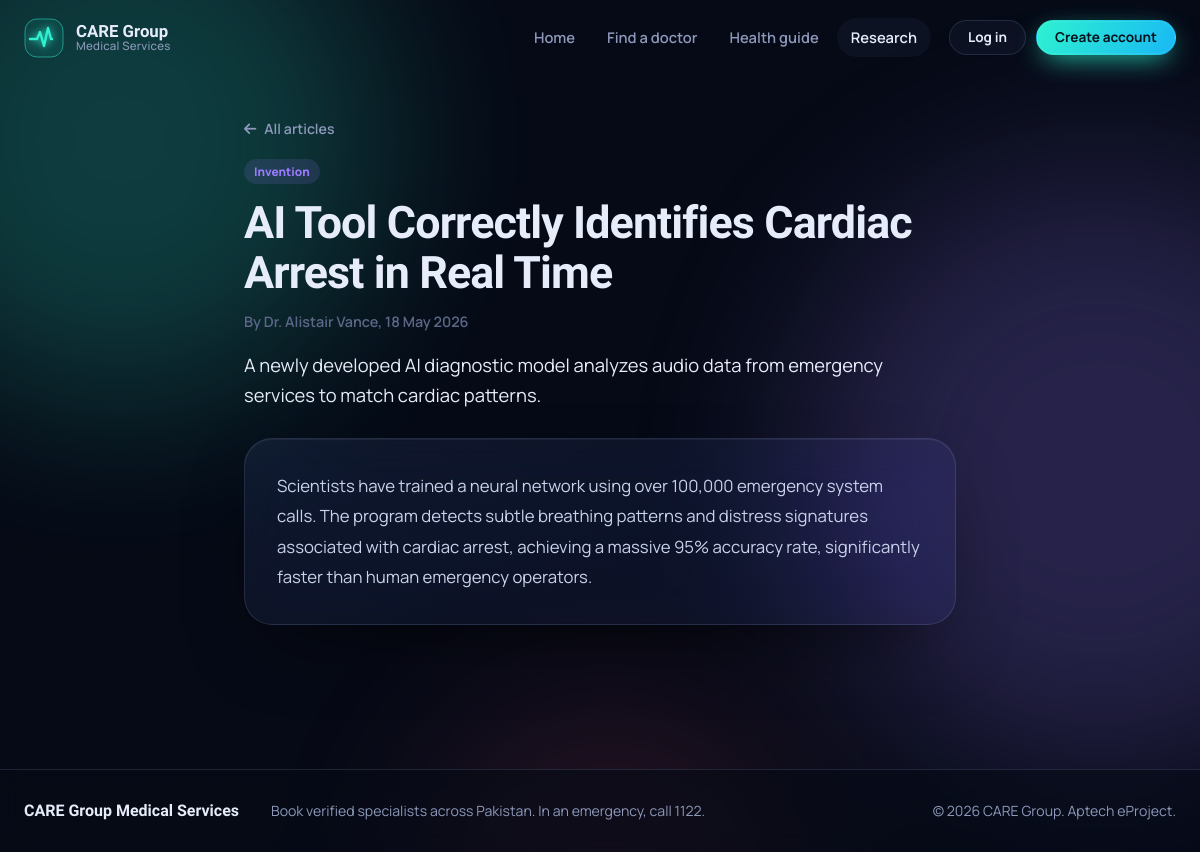
Page /news.php?id=1 on the committed database.
### tables this page shows
CREATE TABLE IF NOT EXISTS medical_news (
    id INT AUTO_INCREMENT PRIMARY KEY,
    title VARCHAR(255) NOT NULL,
    summary TEXT NOT NULL,
    content TEXT NOT NULL,
    category ENUM('Invention', 'News', 'Research') NOT NULL,
    published_date DATE NOT NULL,
    author VARCHAR(100) NOT NULL DEFAULT 'CARE Group Editor'
);

### includes/functions.php (called while the page is built, shortened)
<?php
function h($value): string
{
    return htmlspecialchars((string) ($value ?? ''), ENT_QUOTES, 'UTF-8');
}

### news.php (the view, shortened to what this page needs)
<?php
require_once 'db.php';
$id       = (int) ($_GET['id'] ?? 0);
$article = null;
try {
    if ($id > 0) {
        $stmt = $pdo->prepare('SELECT * FROM medical_news WHERE id = ?');
        $stmt->execute([$id]);
        $article = $stmt->fetch() ?: null;
    }
} catch (PDOException $e) {
    error_log('News query failed: ' . $e->getMessage());
}
include 'includes/header.php';
?>
<?php if ($article): ?>
    <article class="article">
        <a class="console__back" href="news.php"><i class="fa-solid fa-arrow-left" aria-hidden="true"></i> All articles</a>
        <header class="enter">
            <span class="tag tag--<?php echo h(strtolower($article['category'])); ?>"><?php echo h($article['category']); ?></span>
            <h1><?php echo h($article['title']); ?></h1>
            <p class="article__meta">
                By <?php echo h($article['author']); ?>, <time datetime="<?php echo h($article['published_date']); ?>"><?php echo h(date('j F Y', strtotime($article['published_date']))); ?></time>
            </p>
            <p class="article__summary"><?php echo h($article['summary']); ?></p>
        </header>
        <div class="article__body glass" data-reveal>
            <?php foreach (preg_split('/\n\s*\n/', trim($article['content'])) as $para): ?>
                <p><?php echo nl2br(h($para)); ?></p>
            <?php endforeach; ?>
        </div>
    </article>
<?php endif; ?>
<?php include 'includes/footer.php'; ?>

### assets/css/theme.css (style rules this page uses)
:root { --ink-950: #060A16; --ink-900: #0A1022; --ink-800: #111A33; --ink-700: #1B2647; --text: #E7ECFA; --muted: #8D99BA; --faint: #5C6788; --pulse: #2EF2D0; --pulse-2: #19B8F5; --plasma: #9B7CFF; --plasma-2:#D36BFF; --vital: #FF4F7B; --amber: #FFC15E; --accent: var(--pulse); --accent-2:var(--pulse-2); --glass: rgba(140, 165, 255, 0.055); --glass-strong: rgba(140, 165, 255, 0.09); --glass-line: rgba(170, 195, 255, 0.14); --font-display: 'Unbounded', 'Segoe UI', system-ui, sans-serif; --font-body: 'Manrope', 'Segoe UI', system-ui, sans-serif; --r-lg: 28px; --r-md: 16px; --r-sm: 10px; --ease-out: cubic-bezier(.16, 1, .3, 1); --nav-h: 76px; }
*, *::before, *::after { box-sizing: border-box; }
html { scroll-behavior: smooth; -webkit-text-size-adjust: 100%; }
body { margin: 0; min-height: 100vh; background: var(--ink-950); color: var(--text); font-family: var(--font-body); font-size: 1rem; line-height: 1.6; -webkit-font-smoothing: antialiased; overflow-x: hidden; }
a { color: var(--accent); text-decoration: none; }
h1, h2, h3, h4 { font-family: var(--font-display); line-height: 1.12; letter-spacing: -0.02em; margin: 0 0 .5em; font-weight: 700; }
p { margin: 0 0 1em; }
.glass { background: linear-gradient(160deg, var(--glass-strong), var(--glass) 60%); border: 1px solid var(--glass-line); border-radius: var(--r-lg); backdrop-filter: blur(24px) saturate(140%); -webkit-backdrop-filter: blur(24px) saturate(140%); box-shadow: 0 30px 80px -30px rgba(0, 0, 0, .7), 0 1px 0 rgba(255,255,255,.06) inset; }
.console__back { display: inline-flex; align-items: center; gap: 8px; color: var(--muted); font-size: .88rem; font-weight: 600; margin-bottom: 18px; }
[data-reveal] { opacity: 0; transform: translateY(28px); transition: opacity .8s var(--ease-out), transform .8s var(--ease-out); }
[data-reveal].is-visible { opacity: 1; transform: none; }
.enter > * { animation: rise .9s var(--ease-out) both; }
.enter > *:nth-child(2) { animation-delay: .08s; }
.enter > *:nth-child(3) { animation-delay: .16s; }
.enter > *:nth-child(4) { animation-delay: .24s; }

### assets/css/pages.css (style rules this page uses)
.tag { align-self: flex-start; padding: 4px 10px; border-radius: 999px; font-size: .74rem; font-weight: 800; color: var(--pulse); background: color-mix(in srgb, var(--pulse) 12%, transparent); }
.tag--invention { color: var(--plasma); background: color-mix(in srgb, var(--plasma) 14%, transparent); }
.article { max-width: 760px; margin: 0 auto; padding: calc(var(--nav-h) + 40px) 24px 72px; }
.article h1 { font-size: clamp(1.9rem, 4vw, 2.8rem); margin: 14px 0 12px; }
.article__meta { color: var(--faint); font-weight: 600; font-size: .9rem; }
.article__summary { font-size: 1.15rem; color: var(--text); margin: 18px 0 28px; }
.article__body { padding: 32px; font-size: 1.05rem; line-height: 1.8; color: #C9D2EA; }
.article__body p:last-child { margin-bottom: 0; }

### rows in the picture
medical_news: category "Invention", title "AI Tool Correctly Identifies Cardiac Arrest in Real Time", author "Dr. Alistair Vance", published_date "18 May 2026", summary "A newly developed AI diagnostic model analyzes audio data from emergency services to match cardiac patterns.", content "Scientists have trained a neural network using over 100,000 emergency system calls. The program detects subtle breathing patterns and distress signatures associated with cardiac arrest, achieving a massive 95% accuracy rate, significantly faster than human emergency operators."

### other values in the picture
$label "Home Find a doctor Health guide Research"
